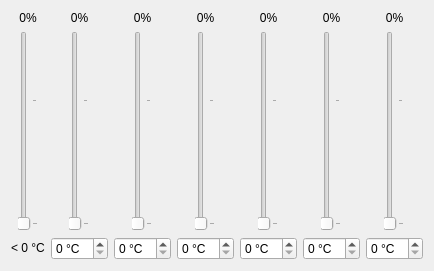
              <widget class="QWidget" name="tabWidgetPage2">
               <attribute name="title">
                <string>Fan 2 speed</string>
               </attribute>
               <layout class="QGridLayout" name="gridLayout_4">
                <item row="0" column="3">
                 <widget class="QLabel" name="fan2Speed4Label">
                  <property name="sizePolicy">
                   <sizepolicy hsizetype="Expanding" vsizetype="Preferred">
                    <horstretch>0</horstretch>
                    <verstretch>0</verstretch>
                   </sizepolicy>
                  </property>
                  <property name="text">
                   <string notr="true">0%</string>
                  </property>
                  <property name="alignment">
                   <set>Qt::AlignmentFlag::AlignCenter</set>
                  </property>
                 </widget>
                </item>
                <item row="0" column="0">
                 <widget class="QLabel" name="fan2Speed1Label">
                  <property name="sizePolicy">
                   <sizepolicy hsizetype="Expanding" vsizetype="Preferred">
                    <horstretch>0</horstretch>
                    <verstretch>0</verstretch>
                   </sizepolicy>
                  </property>
                  <property name="text">
                   <string notr="true">0%</string>
                  </property>
                  <property name="alignment">
                   <set>Qt::AlignmentFlag::AlignCenter</set>
                  </property>
                 </widget>
                </item>
                <item row="1" column="3" alignment="Qt::AlignmentFlag::AlignHCenter">
                 <widget class="QSlider" name="fan2Speed4Slider">
                  <property name="minimumSize">
                   <size>
                    <width>0</width>
                    <height>200</height>
                   </size>
                  </property>
                  <property name="maximum">
                   <number>150</number>
                  </property>
                  <property name="orientation">
                   <enum>Qt::Orientation::Vertical</enum>
                  </property>
                  <property name="tickPosition">
                   <enum>QSlider::TickPosition::TicksBelow</enum>
                  </property>
                  <property name="tickInterval">
                   <number>100</number>
                  </property>
                 </widget>
                </item>
                <item row="1" column="1" alignment="Qt::AlignmentFlag::AlignHCenter">
                 <widget class="QSlider" name="fan2Speed2Slider">
                  <property name="minimumSize">
                   <size>
                    <width>0</width>
                    <height>200</height>
                   </size>
                  </property>
                  <property name="maximum">
                   <number>150</number>
                  </property>
                  <property name="orientation">
                   <enum>Qt::Orientation::Vertical</enum>
                  </property>
                  <property name="tickPosition">
                   <enum>QSlider::TickPosition::TicksBelow</enum>
                  </property>
                  <property name="tickInterval">
                   <number>100</number>
                  </property>
                 </widget>
                </item>
                <item row="1" column="2" alignment="Qt::AlignmentFlag::AlignHCenter">
                 <widget class="QSlider" name="fan2Speed3Slider">
                  <property name="minimumSize">
                   <size>
                    <width>0</width>
                    <height>200</height>
                   </size>
                  </property>
                  <property name="maximum">
                   <number>150</number>
                  </property>
                  <property name="orientation">
                   <enum>Qt::Orientation::Vertical</enum>
                  </property>
                  <property name="tickPosition">
                   <enum>QSlider::TickPosition::TicksBelow</enum>
                  </property>
                  <property name="tickInterval">
                   <number>100</number>
                  </property>
                 </widget>
                </item>
                <item row="0" column="5">
                 <widget class="QLabel" name="fan2Speed6Label">
                  <property name="sizePolicy">
                   <sizepolicy hsizetype="Expanding" vsizetype="Preferred">
                    <horstretch>0</horstretch>
                    <verstretch>0</verstretch>
                   </sizepolicy>
                  </property>
                  <property name="text">
                   <string notr="true">0%</string>
                  </property>
                  <property name="alignment">
                   <set>Qt::AlignmentFlag::AlignCenter</set>
                  </property>
                 </widget>
                </item>
                <item row="1" column="5" alignment="Qt::AlignmentFlag::AlignHCenter">
                 <widget class="QSlider" name="fan2Speed6Slider">
                  <property name="minimumSize">
                   <size>
                    <width>0</width>
                    <height>200</height>
                   </size>
                  </property>
                  <property name="maximum">
                   <number>150</number>
                  </property>
                  <property name="orientation">
                   <enum>Qt::Orientation::Vertical</enum>
                  </property>
                  <property name="tickPosition">
                   <enum>QSlider::TickPosition::TicksBelow</enum>
                  </property>
                  <property name="tickInterval">
                   <number>100</number>
                  </property>
                 </widget>
                </item>
                <item row="0" column="4">
                 <widget class="QLabel" name="fan2Speed5Label">
                  <property name="sizePolicy">
                   <sizepolicy hsizetype="Expanding" vsizetype="Preferred">
                    <horstretch>0</horstretch>
                    <verstretch>0</verstretch>
                   </sizepolicy>
                  </property>
                  <property name="text">
                   <string notr="true">0%</string>
                  </property>
                  <property name="alignment">
                   <set>Qt::AlignmentFlag::AlignCenter</set>
                  </property>
                 </widget>
                </item>
                <item row="1" column="0" alignment="Qt::AlignmentFlag::AlignHCenter">
                 <widget class="QSlider" name="fan2Speed1Slider">
                  <property name="minimumSize">
                   <size>
                    <width>0</width>
                    <height>200</height>
                   </size>
                  </property>
                  <property name="maximum">
                   <number>150</number>
                  </property>
                  <property name="orientation">
                   <enum>Qt::Orientation::Vertical</enum>
                  </property>
                  <property name="tickPosition">
                   <enum>QSlider::TickPosition::TicksBelow</enum>
                  </property>
                  <property name="tickInterval">
                   <number>100</number>
                  </property>
                 </widget>
                </item>
                <item row="1" column="4" alignment="Qt::AlignmentFlag::AlignHCenter">
                 <widget class="QSlider" name="fan2Speed5Slider">
                  <property name="minimumSize">
                   <size>
                    <width>0</width>
                    <height>200</height>
                   </size>
                  </property>
                  <property name="maximum">
                   <number>150</number>
                  </property>
                  <property name="orientation">
                   <enum>Qt::Orientation::Vertical</enum>
                  </property>
                  <property name="tickPosition">
                   <enum>QSlider::TickPosition::TicksBelow</enum>
                  </property>
                  <property name="tickInterval">
                   <number>100</number>
                  </property>
                 </widget>
                </item>
                <item row="0" column="1">
                 <widget class="QLabel" name="fan2Speed2Label">
                  <property name="sizePolicy">
                   <sizepolicy hsizetype="Expanding" vsizetype="Preferred">
                    <horstretch>0</horstretch>
                    <verstretch>0</verstretch>
                   </sizepolicy>
                  </property>
                  <property name="text">
                   <string notr="true">0%</string>
                  </property>
                  <property name="alignment">
                   <set>Qt::AlignmentFlag::AlignCenter</set>
                  </property>
                 </widget>
                </item>
                <item row="0" column="2">
                 <widget class="QLabel" name="fan2Speed3Label">
                  <property name="sizePolicy">
                   <sizepolicy hsizetype="Expanding" vsizetype="Preferred">
                    <horstretch>0</horstretch>
                    <verstretch>0</verstretch>
                   </sizepolicy>
                  </property>
                  <property name="text">
                   <string notr="true">0%</string>
                  </property>
                  <property name="alignment">
                   <set>Qt::AlignmentFlag::AlignCenter</set>
                  </property>
                 </widget>
                </item>
                <item row="1" column="6" alignment="Qt::AlignmentFlag::AlignHCenter">
                 <widget class="QSlider" name="fan2Speed7Slider">
                  <property name="minimumSize">
                   <size>
                    <width>0</width>
                    <height>200</height>
                   </size>
                  </property>
                  <property name="maximum">
                   <number>150</number>
                  </property>
                  <property name="orientation">
                   <enum>Qt::Orientation::Vertical</enum>
                  </property>
                  <property name="tickPosition">
                   <enum>QSlider::TickPosition::TicksBelow</enum>
                  </property>
                  <property name="tickInterval">
                   <number>100</number>
                  </property>
                 </widget>
                </item>
                <item row="0" column="6">
                 <widget class="QLabel" name="fan2Speed7Label">
                  <property name="sizePolicy">
                   <sizepolicy hsizetype="Expanding" vsizetype="Preferred">
                    <horstretch>0</horstretch>
                    <verstretch>0</verstretch>
                   </sizepolicy>
                  </property>
                  <property name="text">
                   <string notr="true">0%</string>
                  </property>
                  <property name="alignment">
                   <set>Qt::AlignmentFlag::AlignCenter</set>
                  </property>
                 </widget>
                </item>
                <item row="2" column="0" alignment="Qt::AlignmentFlag::AlignHCenter">
                 <widget class="QLabel" name="fan2Speed1TempLabel">
                  <property name="text">
                   <string notr="true">&lt; 0 °C</string>
                  </property>
                  <property name="alignment">
                   <set>Qt::AlignmentFlag::AlignCenter</set>
                  </property>
                 </widget>
                </item>
                <item row="2" column="1" alignment="Qt::AlignmentFlag::AlignHCenter">
                 <widget class="QSpinBox" name="fan2Speed2TempSpinBox">
                  <property name="maximumSize">
                   <size>
                    <width>62</width>
                    <height>16777215</height>
                   </size>
                  </property>
                  <property name="suffix">
                   <string notr="true"> °C</string>
                  </property>
                 </widget>
                </item>
                <item row="2" column="2" alignment="Qt::AlignmentFlag::AlignHCenter">
                 <widget class="QSpinBox" name="fan2Speed3TempSpinBox">
                  <property name="maximumSize">
                   <size>
                    <width>62</width>
                    <height>16777215</height>
                   </size>
                  </property>
                  <property name="suffix">
                   <string notr="true"> °C</string>
                  </property>
                 </widget>
                </item>
                <item row="2" column="3" alignment="Qt::AlignmentFlag::AlignHCenter">
                 <widget class="QSpinBox" name="fan2Speed4TempSpinBox">
                  <property name="maximumSize">
                   <size>
                    <width>62</width>
                    <height>16777215</height>
                   </size>
                  </property>
                  <property name="suffix">
                   <string notr="true"> °C</string>
                  </property>
                 </widget>
                </item>
                <item row="2" column="4" alignment="Qt::AlignmentFlag::AlignHCenter">
                 <widget class="QSpinBox" name="fan2Speed5TempSpinBox">
                  <property name="maximumSize">
                   <size>
                    <width>62</width>
                    <height>16777215</height>
                   </size>
                  </property>
                  <property name="suffix">
                   <string notr="true"> °C</string>
                  </property>
                 </widget>
                </item>
                <item row="2" column="5" alignment="Qt::AlignmentFlag::AlignHCenter">
                 <widget class="QSpinBox" name="fan2Speed6TempSpinBox">
                  <property name="maximumSize">
                   <size>
                    <width>62</width>
                    <height>16777215</height>
                   </size>
                  </property>
                  <property name="suffix">
                   <string notr="true"> °C</string>
                  </property>
                 </widget>
                </item>
                <item row="2" column="6" alignment="Qt::AlignmentFlag::AlignHCenter">
                 <widget class="QSpinBox" name="fan2Speed7TempSpinBox">
                  <property name="maximumSize">
                   <size>
                    <width>62</width>
                    <height>16777215</height>
                   </size>
                  </property>
                  <property name="suffix">
                   <string notr="true"> °C</string>
                  </property>
                 </widget>
                </item>
               </layout>
              </widget>
